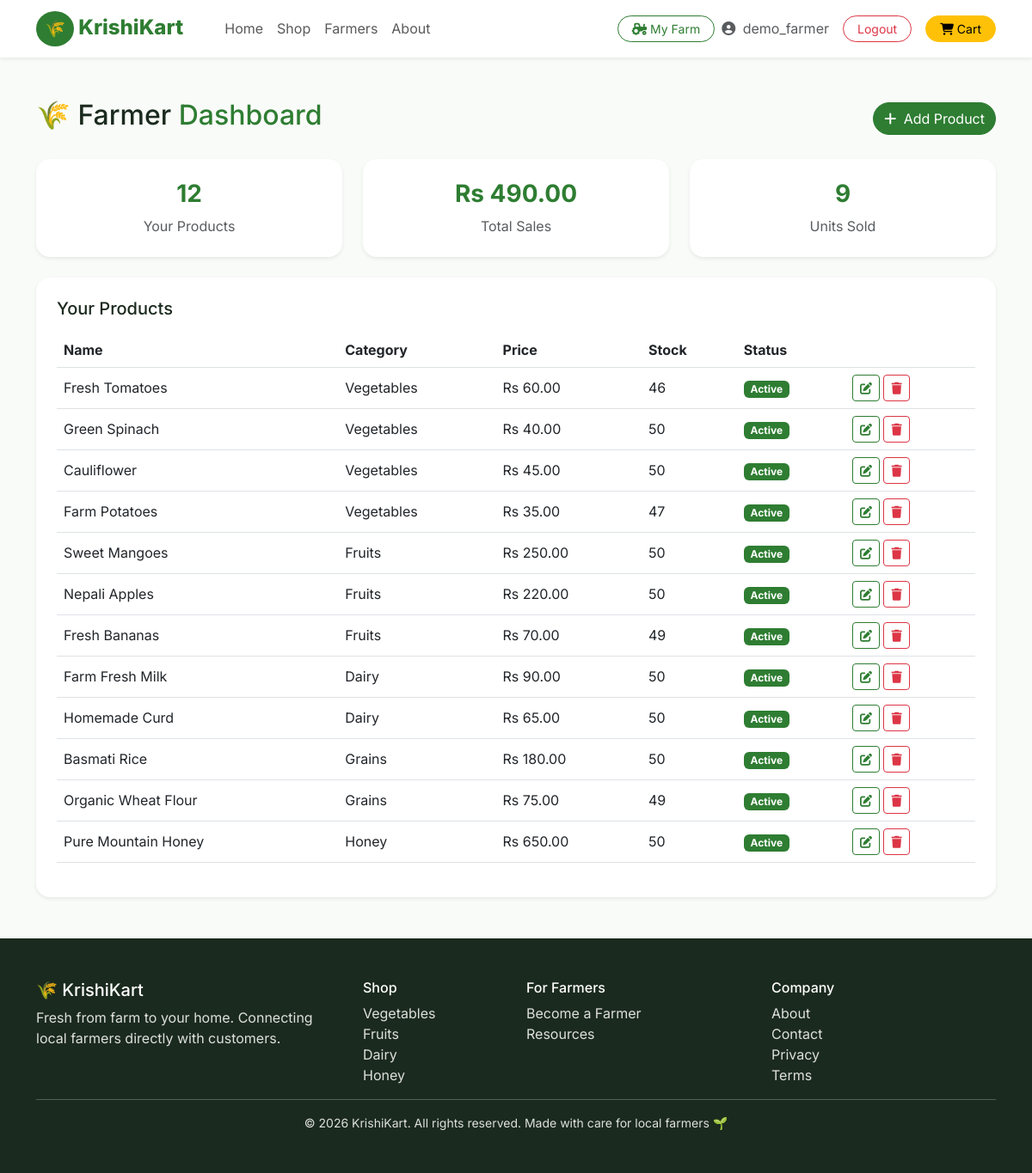
Screenshot of /farmer/dashboard/ (signed in) with the database file from the repository.
### accounts/models.py (models this page shows, shortened)
class User(AbstractUser):
    phone = models.CharField(max_length=15, blank=True)
    address = models.TextField(blank=True)
    is_farmer = models.BooleanField(default=False)
    created_at = models.DateTimeField(auto_now_add=True)

### products/models.py (models this page shows, shortened)
class Product(models.Model):
    farmer = models.ForeignKey(User, on_delete=models.CASCADE, limit_choices_to={'is_farmer': True})
    category = models.ForeignKey(Category, on_delete=models.CASCADE)
    name = models.CharField(max_length=200)
    slug = models.SlugField(unique=True, blank=True)
    description = models.TextField()
    price = models.DecimalField(max_digits=10, decimal_places=2)
    old_price = models.DecimalField(max_digits=10, decimal_places=2, blank=True, null=True)
    unit = models.CharField(max_length=20, default='kg')
    stock = models.IntegerField(default=0)
    image_url = models.URLField(blank=True, null=True)
    is_organic = models.BooleanField(default=False)
    is_featured = models.BooleanField(default=False)
    is_active = models.BooleanField(default=True)
    created_at = models.DateTimeField(auto_now_add=True)

class Category(models.Model):
    name = models.CharField(max_length=100)
    slug = models.SlugField(unique=True, blank=True)
    icon = models.CharField(max_length=50, default='fa-leaf')

### farmers/views.py (the view)
# urls.py: path('farmer/dashboard/', views.farmer_dashboard, name='farmer_dashboard'),
@login_required
def farmer_dashboard(request):
    farmer_required(request.user)
    products = Product.objects.filter(farmer=request.user)
    sold_items = OrderItem.objects.filter(product__farmer=request.user)
    total_sales = sum(item.total for item in sold_items)
    total_units_sold = sum(item.quantity for item in sold_items)
    return render(request, 'farmers/dashboard.html', {
        'products': products,
        'total_sales': total_sales,
        'total_units_sold': total_units_sold,
        'product_count': products.count(),
    })

### farmers/views.py (called while the page is built)
def farmer_required(user):
    if not user.is_farmer:
        raise PermissionDenied("You must be a registered farmer to access this page.")

### orders/context_processors.py (called while the page is built)
def cart_context(request):
    if request.user.is_authenticated:
        cart, _ = Cart.objects.get_or_create(user=request.user)
        return {'nav_cart_count': cart.item_count}
    return {'nav_cart_count': 0}

### orders/models.py (called while the page is built)
    @property
    def item_count(self):
        return sum(item.quantity for item in self.items.all())

### templates/farmers/dashboard.html (shortened to what this page needs)
{% extends 'base.html' %}
{% block content %}
<div class="container my-5">
    <div class="d-flex justify-content-between align-items-center mb-4">
        <h2>🌾 Farmer <span class="text-success">Dashboard</span></h2>
        <a href="{% url 'farmer_product_add' %}" class="btn btn-success rounded-pill"><i class="fas fa-plus me-1"></i> Add Product</a>
    </div>
    <div class="row g-4 mb-4">
        <div class="col-md-4">
            <div class="bg-white rounded-4 shadow-sm p-4 text-center">
                <h3 class="text-success fw-bold">{{ product_count }}</h3>
                <p class="text-muted mb-0">Your Products</p>
            </div>
        </div>
        <div class="col-md-4">
            <div class="bg-white rounded-4 shadow-sm p-4 text-center">
                <h3 class="text-success fw-bold">Rs {{ total_sales }}</h3>
                <p class="text-muted mb-0">Total Sales</p>
            </div>
        </div>
        <div class="col-md-4">
            <div class="bg-white rounded-4 shadow-sm p-4 text-center">
                <h3 class="text-success fw-bold">{{ total_units_sold }}</h3>
                <p class="text-muted mb-0">Units Sold</p>
            </div>
        </div>
    </div>
    <div class="bg-white rounded-4 shadow-sm p-4">
        <h5 class="mb-3">Your Products</h5>
        <table class="table align-middle">
            <thead><tr><th>Name</th><th>Category</th><th>Price</th><th>Stock</th><th>Status</th><th></th></tr></thead>
            <tbody>
                {% for product in products %}
                <tr>
                    <td>{{ product.name }}</td>
                    <td>{{ product.category.name }}</td>
                    <td>Rs {{ product.price }}</td>
                    <td>{{ product.stock }}</td>
                    <td>
                        {% if product.is_active %}<span class="badge bg-success">Active</span>{% else %}<span class="badge bg-secondary">Hidden</span>{% endif %}
                    </td>
                    <td>
                        <a href="{% url 'farmer_product_edit' product.id %}" class="btn btn-sm btn-outline-success"><i class="fas fa-edit"></i></a>
                        <a href="{% url 'farmer_product_delete' product.id %}" class="btn btn-sm btn-outline-danger" onclick="return confirm('Delete this product?')"><i class="fas fa-trash"></i></a>
                    </td>
                </tr>
                {% empty %}
                <tr><td colspan="6" class="text-center text-muted py-4">You haven't added any products yet.</td></tr>
                {% endfor %}
            </tbody>
        </table>
    </div>
</div>
{% endblock %}

### templates/base.html (shortened to what this page needs)
<!DOCTYPE html>
<html lang="en">
<head>
    <link href="https://cdn.jsdelivr.net/npm/bootstrap@5.3.0/dist/css/bootstrap.min.css" rel="stylesheet">
    <link rel="stylesheet" href="https://cdnjs.cloudflare.com/ajax/libs/font-awesome/6.4.0/css/all.min.css">
    {% load static %}
    <link rel="stylesheet" href="{% static 'css/style.css' %}">
</head>
<body>
    <nav class="navbar navbar-expand-lg navbar-light bg-white shadow-sm sticky-top">
        <div class="container">
            <a class="navbar-brand" href="{% url 'home' %}">
                <span class="brand-icon">🌾</span> KrishiKart
            </a>
            <div class="collapse navbar-collapse" id="navbarNav">
                <ul class="navbar-nav me-auto ms-4">
                    <li class="nav-item"><a class="nav-link" href="{% url 'home' %}">Home</a></li>
                    <li class="nav-item"><a class="nav-link" href="{% url 'product_list' %}">Shop</a></li>
                    <li class="nav-item"><a class="nav-link" href="#">Farmers</a></li>
                    <li class="nav-item"><a class="nav-link" href="#">About</a></li>
                </ul>
                <div class="d-flex align-items-center">
                    {% if user.is_authenticated %}
                        {% if user.is_farmer %}
                        <a href="{% url 'farmer_dashboard' %}" class="btn btn-outline-success btn-sm rounded-pill px-3 me-2">
                            <i class="fas fa-tractor"></i> My Farm
                        </a>
                        {% endif %}
                        <span class="me-3 text-muted"><i class="fas fa-user-circle me-1"></i> {{ user.username }}</span>
                        <button type="button" class="btn btn-outline-danger btn-sm rounded-pill px-3 me-2" data-bs-toggle="modal" data-bs-target="#logoutModal">
                           Logout
                        </button>
                    {% else %}
                        <a href="{% url 'login' %}" class="btn btn-success btn-sm rounded-pill px-3 me-2">Sign In</a>
                        <a href="{% url 'register' %}" class="btn btn-outline-success btn-sm rounded-pill px-3">Sign Up</a>
                    {% endif %}
                    <a href="{% url 'view_cart' %}" class="btn btn-warning btn-sm rounded-pill px-3 ms-2 position-relative">
                        <i class="fas fa-shopping-cart"></i> Cart
                    </a>
                </div>
            </div>
        </div>
    </nav>
    {% block content %}{% endblock %}
    <footer class="footer bg-dark text-white py-5 mt-5">
        <div class="container">
            <div class="row">
                <div class="col-md-4">
                    <h5>🌾 KrishiKart</h5>
                    <p class="text-muted">Fresh from farm to your home. Connecting local farmers directly with customers.</p>
                </div>
                <div class="col-md-2">
                    <h6>Shop</h6>
                    <a href="{% url 'product_list' %}" class="text-muted d-block">Vegetables</a>
                    <a href="{% url 'product_list' %}" class="text-muted d-block">Fruits</a>
                    <a href="{% url 'product_list' %}" class="text-muted d-block">Dairy</a>
                    <a href="{% url 'product_list' %}" class="text-muted d-block">Honey</a>
                </div>
                <div class="col-md-3">
                    <h6>For Farmers</h6>
                    <a href="{% url 'register' %}" class="text-muted d-block">Become a Farmer</a>
                    <a href="#" class="text-muted d-block">Resources</a>
                </div>
                <div class="col-md-3">
                    <h6>Company</h6>
                    <a href="#" class="text-muted d-block">About</a>
                    <a href="#" class="text-muted d-block">Contact</a>
                    <a href="#" class="text-muted d-block">Privacy</a>
                    <a href="#" class="text-muted d-block">Terms</a>
                </div>
            </div>
            <hr>
            <div class="text-center text-muted small">
                © 2026 KrishiKart. All rights reserved. Made with care for local farmers 🌱
            </div>
        </div>
    </footer>
</body>
</html>

### static/css/style.css (style rules this page uses)
:root { --primary-color: #2E7D32; --success-color: #2E7D32; --light-bg: #F5F7F0; --shadow: 0 4px 20px rgba(0,0,0,0.08); --shadow-hover: 0 8px 30px rgba(46, 125, 50, 0.15); }
* { margin: 0; padding: 0; box-sizing: border-box; }
body { font-family: 'Inter', sans-serif; background: #F9FBF8; color: #1B2A1E; }
.brand-icon { background: var(--primary-color); color: white; padding: 6px 10px; border-radius: 50%; display: inline-block; font-size: 1.2rem; }
.navbar-brand { font-weight: 800; font-size: 1.5rem; color: var(--primary-color) !important; }
.btn-success { background: var(--primary-color); border-color: var(--primary-color); }
.btn-outline-success { color: var(--primary-color); border-color: var(--primary-color); }
.footer { background: #1B2A1E !important; }
.footer a { text-decoration: none; transition: color 0.3s; }
.text-success { color: var(--primary-color) !important; }
.bg-success { background-color: var(--primary-color) !important; }
.footer, .footer p, .footer h5, .footer h6 { color: #ffffff !important; }
.footer a.text-muted, .footer .text-muted { color: #dee0de !important; }

### rows the page displays
User: username "demo_farmer"
Product: name "Fresh Tomatoes", category.name "Vegetables", price "60.00", stock "46", is_active "Active"
Product: name "Green Spinach", category.name "Vegetables", price "40.00", stock "50", is_active "Active"
Product: name "Cauliflower", category.name "Vegetables", price "45.00", stock "50", is_active "Active"
Product: name "Farm Potatoes", category.name "Vegetables", price "35.00", stock "47", is_active "Active"
Product: name "Sweet Mangoes", category.name "Fruits", price "250.00", stock "50", is_active "Active"
Product: name "Nepali Apples", category.name "Fruits", price "220.00", stock "50", is_active "Active"
Product: name "Fresh Bananas", category.name "Fruits", price "70.00", stock "49", is_active "Active"
Product: name "Farm Fresh Milk", category.name "Dairy", price "90.00", stock "50", is_active "Active"
Product: name "Homemade Curd", category.name "Dairy", price "65.00", stock "50", is_active "Active"
Product: name "Basmati Rice", category.name "Grains", price "180.00", stock "50", is_active "Active"
Product: name "Organic Wheat Flour", category.name "Grains", price "75.00", stock "49", is_active "Active"
Product: name "Pure Mountain Honey", category.name "Honey", price "650.00", stock "50", is_active "Active"

### other values shown
{{ product_count }} "12"
{{ total_sales }} "490.00"
{{ total_units_sold }} "9"
